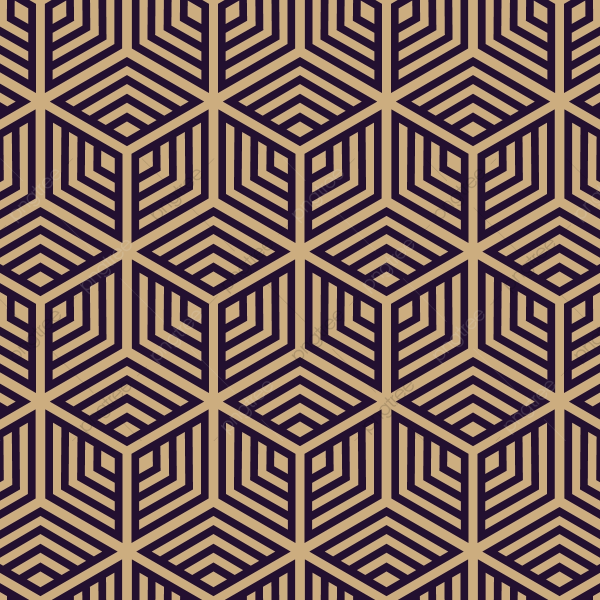
#> input picture hex.jpg, 1200 x 1200 px (shown at 1/2 size)
$ python tileable_texture_vizualizer.py
#> lines starting #> are read from the running program, lines starting #| are printed output that depends on the picture
import numpy as np
import cv2


def draw_roi(img, roi_rect, color=(255, 0, 0), thickness=3):
    cy, cx, h, w = roi_rect
    img_drawn = cv2.rectangle(
        img.copy(), (cx-w//2, cy-h//2), (cx+w//2, cy+h//2), color, thickness)

    return img_drawn


def make_tile(img, roi_rect, tile_multiple=(4, 4)):
    cy, cx, h, w = roi_rect
    roi = img[cy-h//2:cy+h//2, cx-w//2:cx+w//2, :]

    # Tile the roi
    img_tiled = np.tile(roi, (*tile_multiple, 1))
    img_tiled = img_tiled.astype(np.float32)
    img_tiled[:h, :w, :] *= 0.65
    img_tiled = img_tiled.astype(np.uint8)

    return roi, img_tiled


if __name__ == '__main__':
    # Have to be defined globaly for the mouse callback
    roi_rect = None
    MOVE_SPEED = 1
    SCALE_SPEED = 1
    img = None
    is_pressed = False

    def on_mouse(event, x, y, wheel, params):
        global roi_rect, MOVE_SPEED, SCALE_SPEED, img, is_pressed


        # Mouse down
        if event == cv2.EVENT_LBUTTONDOWN:
            is_pressed = True

        # Mouse up
        if event == cv2.EVENT_LBUTTONUP:
            is_pressed = False

        # Move ROI using mouse
        if is_pressed and\
            event == cv2.EVENT_MOUSEMOVE and\
            y-roi_rect[2]//2-MOVE_SPEED > 0 and\
            y+roi_rect[2]//2+MOVE_SPEED < img.shape[0] and\
            x-roi_rect[3]//2-MOVE_SPEED > 0 and\
            x+roi_rect[3]//2+MOVE_SPEED < img.shape[1]:

            roi_rect[0] = y
            roi_rect[1] = x

        # Scale ROI using mouse wheel
        if event == cv2.EVENT_MOUSEWHEEL:
            if wheel > 0 and roi_rect[2] < img.shape[0]//2 and roi_rect[3] < img.shape[1]//2:
                roi_rect[2] += SCALE_SPEED
                roi_rect[3] += SCALE_SPEED
            elif wheel <= 0 and roi_rect[2] > SCALE_SPEED+3 and roi_rect[3] > SCALE_SPEED+3:
                roi_rect[2] -= SCALE_SPEED
                roi_rect[3] -= SCALE_SPEED

    # Read the image
    file_name = 'hex.jpg'
    img = cv2.imread(file_name)
#> img is the input picture: shape (1200, 1200, 3); mean B, G, R 88.2, 95.5, 120.5

    # Resize the image
    IMG_SCALE = 2
    img = cv2.resize(img, (img.shape[1]//IMG_SCALE, img.shape[0]//IMG_SCALE))
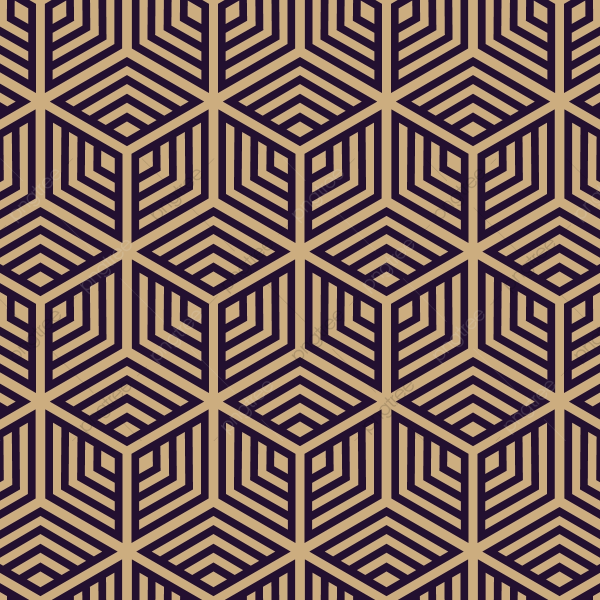
#> img: shape (600, 600, 3); mean B, G, R 88.2, 95.6, 120.5

    # ROI (Center_y, Center_x, heigth, width)
    roi_height, roi_width = 150, 150
    roi_rect = [img.shape[0]//2, img.shape[1]//2, roi_height, roi_width]
#> roi_rect = [300, 300, 150, 150]

    # Main loop
    tile_multiplier = 4
    tileable_img = None
    while True:

        # region Handle Keyboard Input
        key = cv2.waitKey(1)
#> (key q is pressed here)

        if key == -1:
            pass

        elif key == ord('w'):
            if roi_rect[0]-roi_rect[2]//2-MOVE_SPEED > 0:
                roi_rect[0] -= MOVE_SPEED
            else:
                print("Out of Bounds!")

        elif key == ord('s'):
            if roi_rect[0]+roi_rect[2]//2+MOVE_SPEED < img.shape[0]:
                roi_rect[0] += MOVE_SPEED
            else:
                print("Out of Bounds!")

        elif key == ord('a'):
            if roi_rect[1]-roi_rect[3]//2-MOVE_SPEED > 0:
                roi_rect[1] -= MOVE_SPEED
            else:
                print("Out of Bounds!")

        elif key == ord('d'):
            if roi_rect[1]+roi_rect[3]//2+MOVE_SPEED < img.shape[1]:
                roi_rect[1] += MOVE_SPEED
            else:
                print("Out of Bounds!")

        elif key == ord('i'):
            if roi_rect[2] < img.shape[0]//2:
                roi_rect[2] += SCALE_SPEED
            else:
                print("Out of Bounds!")

        elif key == ord('k'):
            if roi_rect[2] > SCALE_SPEED+3:
                roi_rect[2] -= SCALE_SPEED
            else:
                print("Out of Bounds!")

        elif key == ord('l'):
            if roi_rect[3] < img.shape[1]//2:
                roi_rect[3] += SCALE_SPEED
            else:
                print("Out of Bounds!")

        elif key == ord('j'):
            if roi_rect[3] > SCALE_SPEED+3:
                roi_rect[3] -= SCALE_SPEED
            else:
                print("Out of Bounds!")

        elif key == ord('q'):
            if tile_multiplier > 2:
                tile_multiplier -= 1

        elif key == ord('e'):
            if tile_multiplier < 16:
                tile_multiplier += 1

        # Enter: Save tileable_img
        elif key == 13:
            if tileable_img is not None:
                print("saved")
                cv2.imwrite(
                    f"{file_name[:file_name.find('.')]}_tileable.{file_name[file_name.find('.'):]}",
                    tileable_img)

        # ESC: close
        elif key == 27:
            break

        else:
            continue

        # endregion

        cv2.namedWindow('Select the Tileable Area Using WASD, IJKL, QE')
        cv2.setMouseCallback(
            'Select the Tileable Area Using WASD, IJKL, QE', on_mouse)

        # Draw the ROI region on the original image
        img_drawn = draw_roi(img, roi_rect)
        cv2.imshow("Select the Tileable Area Using WASD, IJKL, QE", img_drawn)

        # Draw Tiled Image
        tileable_img, tiled_image = make_tile(
            img, roi_rect, tile_multiple=(tile_multiplier, tile_multiplier))
#> in make_tile, `roi = img[cy-h//2:cy+h//2, cx-w//2:cx+w//2, :]`:
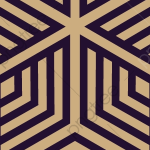
#> roi: shape (150, 150, 3); mean B, G, R 88.4, 96.2, 121.2
#> in make_tile, `img_tiled = np.tile(roi, (*tile_multiple, 1))`:
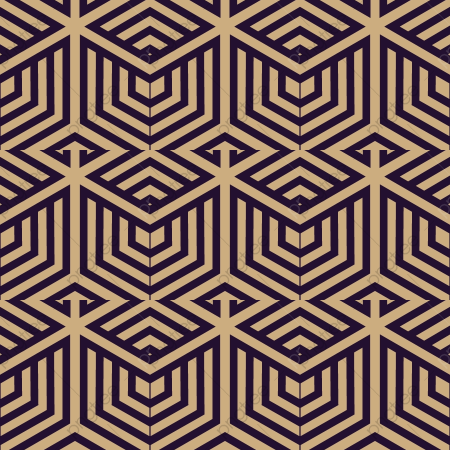
#> img_tiled: shape (450, 450, 3); mean B, G, R 88.4, 96.2, 121.2
#> in make_tile, `img_tiled[:h, :w, :] *= 0.65`:
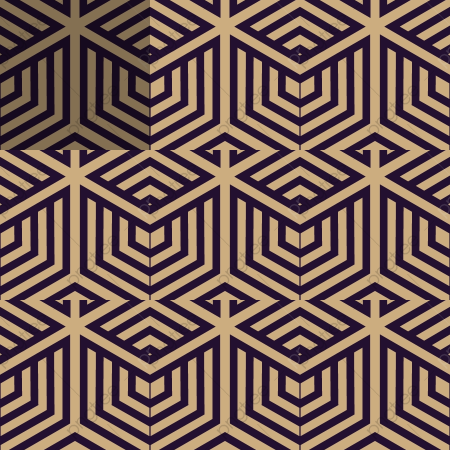
#> img_tiled: shape (450, 450, 3) float32; mean B, G, R 85, 92.4, 116.5
        cv2.imshow("Tiled Image", tiled_image)

    # Cleanup
    cv2.destroyAllWindows()
